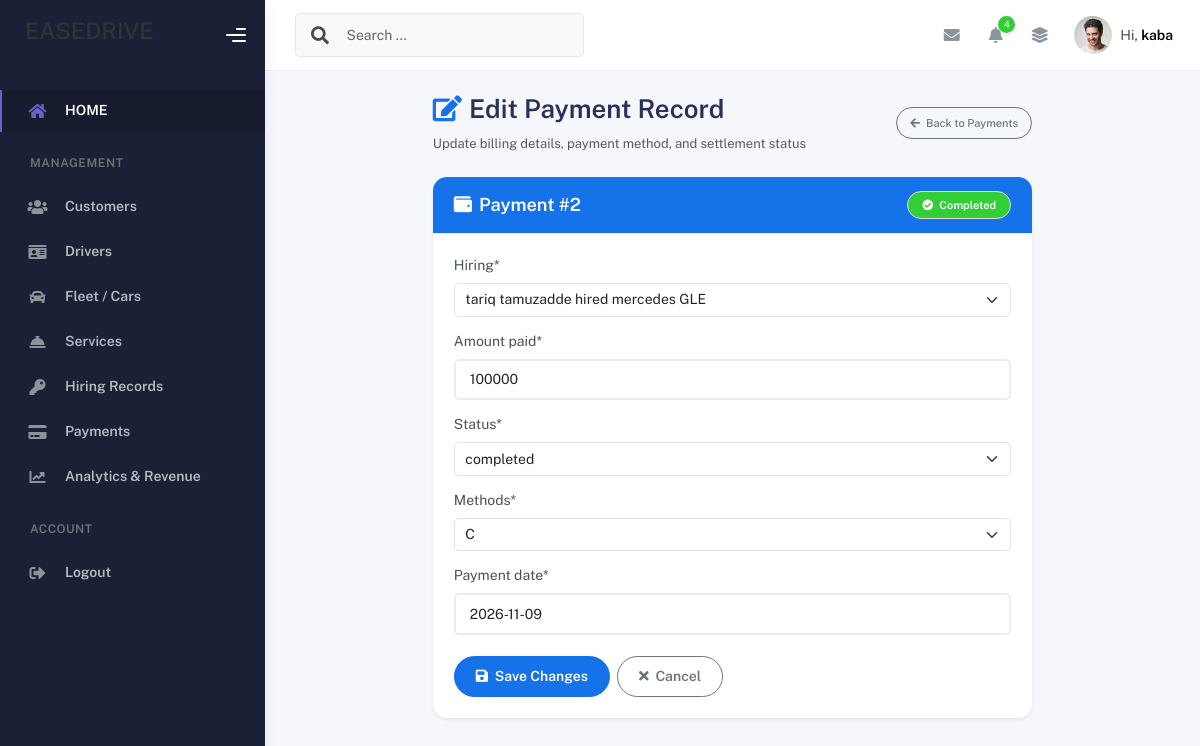
/edit_payment/2/ (signed in), run on the app's committed database.
### carapplication/models.py (models this page shows, shortened)
class Payment(models.Model):
    payment_status = [("completed","completed"),("pending",'pending')]
    payment_method = [("Bank","B"),("Mobile Money","MM"),("Cash","C")]
    hiring = models.ForeignKey(Hiring,on_delete=models.CASCADE)
    amount_paid = models.IntegerField()
    status = models.CharField(choices=payment_status)
    methods = models.CharField(choices=payment_method)
    payment_date = models.DateField(null=True)

### carapplication/views.py (the view)
# urls.py: path("edit_payment/<int:payment_id>/", edit_payment_view, name="edit_payment"),
@admin_required
def edit_payment_view(request, payment_id):
    message = ''
    payment = get_object_or_404(Payment, id=payment_id)
    if request.method == "POST":
        payment_form = PaymentForm(request.POST, instance=payment)
        if payment_form.is_valid():
            payment_form.save()
            return redirect(request.META.get('HTTP_REFERER') or 'add_payment')
        else:
            message = 'form has invalid data'
    else:
        payment_form = PaymentForm(instance=payment)
    context = {
        "form": payment_form,
        "msg": message,
        "payment": payment
    }
    return render(request, "edit_payment.html", context)

### carapplication/forms.py
class PaymentForm(ModelForm):
    class Meta:
        model = Payment
        fields = '__all__'

### carapplication/models.py (called while the page is built)
    def __str__(self):
        return f"{self.customer.name} hired {self.car.car_model}"

### carapplication/views.py (called while the page is built)
def admin_required(view_func):
    @wraps(view_func)
    def _wrapped_view(request, *args, **kwargs):
        if not request.user.is_authenticated:
            return redirect('login_page')
        is_admin = (
            request.user.is_superuser or
            request.user.is_staff or
            (hasattr(request.user, 'profile') and request.user.profile.role == 'admin')
        )
        if not is_admin:
            return redirect('customer_dashboard')
        return view_func(request, *args, **kwargs)
    return _wrapped_view

### carapplication/templates/edit_payment.html (shortened to what this page needs)
{% extends './base.html' %}
{% load crispy_forms_tags %}
{% block content %}
<div class="container py-4">
    <div class="row justify-content-center">
        <div class="col-lg-8">
            <div class="d-flex justify-content-between align-items-center mb-4">
                <div>
                    <h2 class="fw-bold mb-1"><i class="fas fa-edit text-primary me-2"></i>Edit Payment Record</h2>
                    <p class="text-muted small mb-0">Update billing details, payment method, and settlement status</p>
                </div>
                <a href="{% url 'add_payment' %}" class="btn btn-outline-secondary btn-sm rounded-pill">
                    <i class="fas fa-arrow-left me-1"></i> Back to Payments
                </a>
            </div>
            <div class="card shadow-sm border-0 rounded-4">
                <div class="card-header bg-primary text-white py-3 px-4 rounded-top-4 d-flex justify-content-between align-items-center">
                    <h5 class="mb-0 fw-bold"><i class="fas fa-wallet me-2"></i>Payment #{{ payment.id }}</h5>
                    {% if payment.status == 'completed' %}
                        <span class="badge bg-success text-white px-3 py-2 rounded-pill fw-semibold"><i class="fas fa-check-circle me-1"></i> Completed</span>
                    {% else %}
                        <span class="badge bg-warning text-dark px-3 py-2 rounded-pill fw-bold"><i class="fas fa-clock me-1"></i> Pending</span>
                    {% endif %}
                </div>
                <div class="card-body p-4">
                    <form method="post">
                        {{ form|crispy }}
                        <div class="d-flex gap-2 mt-4">
                            <button type="submit" class="btn btn-primary px-4 rounded-pill fw-semibold">
                                <i class="fas fa-save me-1"></i> Save Changes
                            </button>
                            <a href="{% url 'add_payment' %}" class="btn btn-outline-secondary px-4 rounded-pill fw-semibold">
                                <i class="fas fa-times me-1"></i> Cancel
                            </a>
                        </div>
                    </form>
                </div>
            </div>
        </div>
    </div>
</div>
{% endblock content %}

### carapplication/templates/base.html (shortened to what this page needs)
<!DOCTYPE html>
<html lang="en">
    {% load static %}
  <head>
        <link rel="stylesheet" href="https://cdnjs.cloudflare.com/ajax/libs/font-awesome/6.5.1/css/all.min.css" />
        <link rel="stylesheet" href="{% static 'assets/css/bootstrap.min.css' %}" />
        <link rel="stylesheet" href="{% static 'assets/css/plugins.min.css' %}" />
        <link rel="stylesheet" href="{% static 'assets/css/kaiadmin.min.css' %}" />
        <link rel="stylesheet" href="{% static 'assets/css/demo.css' %} " />
  </head>
    <body>
        <div class="wrapper">
      <div class="sidebar" data-background-color="dark">
        <div class="sidebar-logo">
          <div class="logo-header" data-background-color="dark">
           <h3>EASEDRIVE</h3>
            <div class="nav-toggle">
              <button class="btn btn-toggle toggle-sidebar">
                <i class="gg-menu-right"></i>
              </button>
            </div>
          </div>
        </div>
        <div class="sidebar-wrapper scrollbar scrollbar-inner">
          <div class="sidebar-content">
            <ul class="nav nav-secondary">
              <li class="nav-item active">
                <a href="{% url 'index_page' %}">
                  <i class="fas fa-home"></i>
                  <p>HOME</p>
                </a>
              </li>
              {% if user.is_authenticated and user.profile.role == 'admin' or user.is_superuser %}
              <li class="nav-section">
                <h4 class="text-section">Management</h4>
              </li>
              <li class="nav-item">
                <a href="{% url 'add_customer' %}">
                  <i class="fas fa-users"></i>
                  <p>Customers</p>
                </a>
              </li>
              <li class="nav-item">
                <a href="{% url 'add_driver' %}">
                  <i class="fas fa-id-card"></i>
                  <p>Drivers</p>
                </a>
              </li>
              <li class="nav-item">
                <a href="{% url 'add_car' %}">
                  <i class="fas fa-car"></i>
                  <p>Fleet / Cars</p>
                </a>
              </li>
              <li class="nav-item">
                <a href="{% url 'add_service' %}">
                  <i class="fas fa-concierge-bell"></i>
                  <p>Services</p>
                </a>
              </li>
              <li class="nav-item">
                <a href="{% url 'add_hiring' %}">
                  <i class="fas fa-key"></i>
                  <p>Hiring Records</p>
                </a>
              </li>
              <li class="nav-item">
                <a href="{% url 'add_payment' %}">
                  <i class="fas fa-credit-card"></i>
                  <p>Payments</p>
                </a>
              </li>
              <li class="nav-item">
                <a href="{% url 'admin_analytics' %}">
                  <i class="fas fa-chart-line"></i>
                  <p>Analytics & Revenue</p>
                </a>
              </li>
              {% endif %}
              {% if user.is_authenticated %}
              <li class="nav-section">
                <h4 class="text-section">Account</h4>
              </li>
              <li class="nav-item">
                <a href="{% url 'logout_page' %}">
                  <i class="fas fa-sign-out-alt"></i>
                  <p>Logout</p>
                </a>
              </li>
              {% endif %}
            </ul>
          </div>
        </div>
      </div>
      <div class="main-panel">
        <div class="main-header">
          <nav
            class="navbar navbar-header navbar-header-transparent navbar-expand-lg border-bottom"
          >
            <div class="container-fluid">
              <nav
                class="navbar navbar-header-left navbar-expand-lg navbar-form nav-search p-0 d-none d-lg-flex"
              >
                <div class="input-group">
                  <div class="input-group-prepend">
                    <button type="submit" class="btn btn-search pe-1">
                      <i class="fa fa-search search-icon"></i>
                    </button>
                  </div>
                  <input
                    type="text"
                    placeholder="Search ..."
                    class="form-control"
                  />
                </div>
              </nav>
              <ul class="navbar-nav topbar-nav ms-md-auto align-items-center">
                <li class="nav-item topbar-icon dropdown hidden-caret">
                  <a
                    class="nav-link dropdown-toggle"
                    href="#"
                    id="messageDropdown"
                    role="button"
                    data-bs-toggle="dropdown"
                    aria-haspopup="true"
                    aria-expanded="false"
                  >
                    <i class="fa fa-envelope"></i>
                  </a>
                </li>
                <li class="nav-item topbar-icon dropdown hidden-caret">
                  <a
                    class="nav-link dropdown-toggle"
                    href="#"
                    id="notifDropdown"
                    role="button"
                    data-bs-toggle="dropdown"
                    aria-haspopup="true"
                    aria-expanded="false"
                  >
                    <i class="fa fa-bell"></i>
                    <span class="notification">4</span>
                  </a>
                </li>
                <li class="nav-item topbar-icon dropdown hidden-caret">
                  <a
                    class="nav-link"
                    data-bs-toggle="dropdown"
                    href="#"
                    aria-expanded="false"
                  >
                    <i class="fas fa-layer-group"></i>
                  </a>
                </li>
                <li class="nav-item topbar-user dropdown hidden-caret">
                  <a
                    class="dropdown-toggle profile-pic"
                    data-bs-toggle="dropdown"
                    href="#"
                    aria-expanded="false"
                  >
                    <div class="avatar-sm">
                      <img
                        src="{% static 'assets/img/profile.jpg' %}"
                        alt="..."
                        class="avatar-img rounded-circle"
                      />
                    </div>
                    <span class="profile-username">
                      <span class="op-7">Hi,</span>
                      <span class="fw-bold">{% if user.is_authenticated %}{{ user.first_name|default:user.username }}{% else %}Guest{% endif %}</span>
                    </span>
                  </a>
                </li>
              </ul>
            </div>
          </nav>
        </div>
        <div class="container">
            {% block content %}
            {% endblock content %}
        </div>
      </div>
    </div>
    </body>
</html>

### data on the page
Payment: id "2", hiring "tariq tamuzadde hired mercedes GLE", amount_paid "100000", status "completed", methods "C", payment_date "2026-11-09"

### other printed values
{{ user.first_name|default:user.username }} "kaba"
